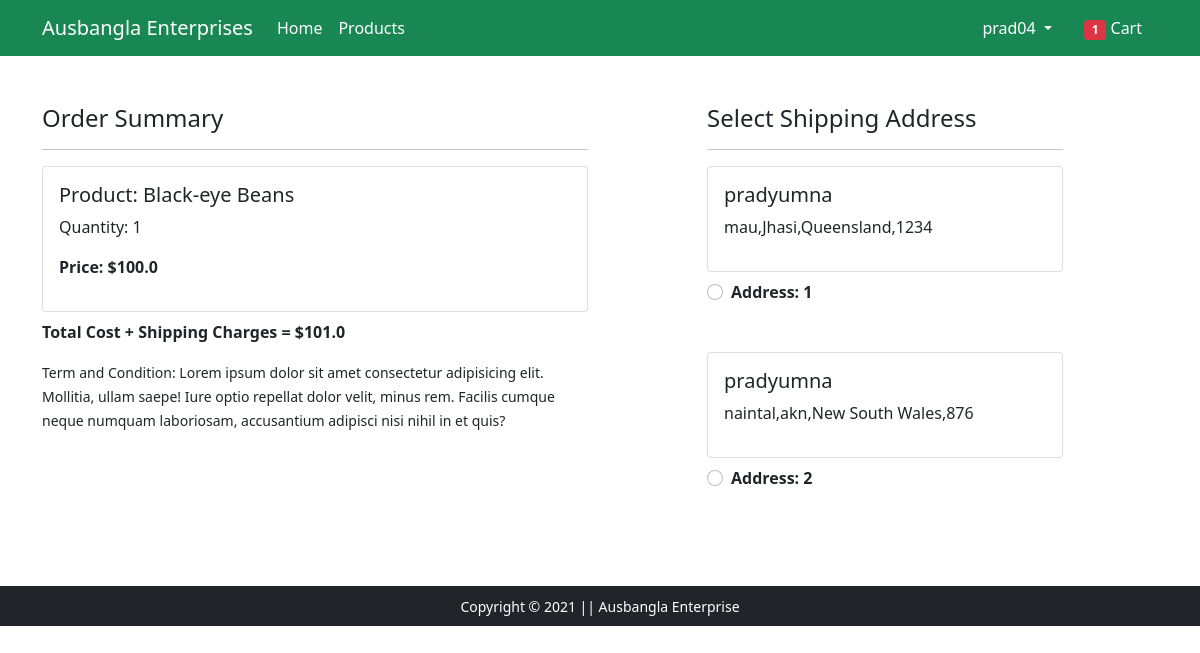
Screenshot of /checkout/ (signed in) with the database file from the repository.
### app/models.py (models this page shows, shortened)
class Cart(models.Model):
    user = models.ForeignKey(User, on_delete=models.CASCADE)
    product = models.ForeignKey(Product, on_delete=models.CASCADE)
    quantity = models.PositiveIntegerField(default=1)
    @property
    def totalcost(self):
        return self.quantity * self.product.discounted_price

class Product(models.Model):
    title = models.CharField(max_length=100)
    selling_price = models.FloatField()
    discounted_price = models.FloatField()
    description = models.TextField()
    brand = models.CharField(max_length=100)
    category = models.CharField(choices=CATEGORY_CHOICES, max_length=3)
    product_image = models.ImageField(upload_to='productimg')
    quantity_pr_price = models.CharField(max_length=30)

class Customer(models.Model):
    user = models.ForeignKey(User, on_delete=models.CASCADE)
    name = models.CharField(max_length=200)
    locality = models.CharField(max_length=200)
    city = models.CharField(max_length=200)
    zipcode = models.IntegerField()
    state = models.CharField(choices=STATE_CHOICES, max_length=50)

### app/views.py (the view)
# urls.py: path('checkout/', views.checkout, name='checkout'),
@login_required
def checkout(request):
    totalitem = 0
    if request.user.is_authenticated:
        totalitem = len(Cart.objects.filter(user=request.user))
    user = request.user
    add = Customer.objects.filter(user=user)
    cart_items = Cart.objects.filter(user=user)
    amount = 0.0
    shipping_amount = 1.0
    total_amount = 0.0
    cart_product = [p for p in Cart.objects.all() if p.user == request.user]
    if cart_product:
        for p in cart_product:
            temp = (p.quantity * p.product.discounted_price)
            amount += temp
        total_amount = amount + shipping_amount
    return render(request, 'app/checkout.html', {'add':add, 'total_amount':total_amount, 'cart_items':cart_items,'totalitem':totalitem})

### app/templates/app/checkout.html (shortened to what this page needs)
{% extends 'app/base.html' %}
{% load static %}
{% block main-content1 %}
<div class="container">
 <div class="row mt-5">
  <div class="col-sm-6">
    <h4>Order Summary</h4>
    <hr>
    {% for ci in cart_items %}
      <div class="card mb-2">
        <div class="card-body">
          <h5>Product: {{ ci.product.title }}</h5>
          <p>Quantity: {{ ci.quantity }}</p>
         <p class="fw-bold">Price: ${{ ci.totalcost }}</p>
        </div>
      </div>
      {% endfor %}
       <p class="fw-bold">Total Cost + Shipping Charges = ${{ total_amount }}</p>
    <small>Term and Condition: Lorem ipsum dolor sit amet consectetur adipisicing elit. Mollitia, ullam saepe! Iure optio repellat dolor velit, minus rem. Facilis cumque neque numquam laboriosam, accusantium adipisci nisi nihil in et quis?</small>
  </div>
  <div class="col-sm-4 offset-sm-1">
    <h4>Select Shipping Address</h4>
    <hr>
    <form action="/paymentdone" id="myform">
    {% for ad in add %}
      <div class="card">
        <div class="card-body">
        <h5>{{ad.name}}</h5>
        <p>{{ad.locality}},{{ad.city}},{{ad.state}},{{ad.zipcode}}</p>
        </div>
      </div>
        <div class="form-check mt-2 mb-5">
          <input class="form-check-input" type="radio" name="custid" id="custadd{{forloop.counter}}" value="{{ad.id}}">
          <label class="form-check-label fw-bold" for="">
            Address: {{forloop.counter}} </label>
        </div>
        {% endfor %}
      </form>
    </div>
  </div>
</div>
{% endblock main-content1 %}

### app/templates/app/base.html (shortened to what this page needs)
<!doctype html>
{% load static %}
<html lang="en">
  <head>
    <link href="https://cdn.jsdelivr.net/npm/bootstrap@5.0.0-beta1/dist/css/bootstrap.min.css" rel="stylesheet">
    <link rel="stylesheet" href="{% static 'app/css/owl.carousel.min.css' %}">
    <link rel="stylesheet" href="{% static 'app/css/all.min.css' %}">
    <link rel="stylesheet" href="{% static 'app/css/style.css' %}">
  </head>
  <body>
    <nav class="navbar navbar-expand-lg navbar-dark bg-success">
     <div class="container">
       <a class="navbar-brand" href="/">Ausbangla Enterprises</a>
       <div class="collapse navbar-collapse" id="navbarSupportedContent">
         <ul class="navbar-nav me-auto mb-2 mb-lg-0">
           <li class="nav-item">
             <a class="nav-link active" aria-current="page" href="/">Home</a>
           </li>
           <li class="nav-item ">
             <a class="nav-link  text-white" href="{% url 'allproducts' %}" id="electronicsDropdown" role="button" aria-expanded="false">
               Products
             </a>
           </li>
         </ul>
         <div>
          <ul class="navbar-nav me-auto mb-2 mb-lg-0">
            {% if request.user.is_authenticated %}
           <li class="nav-item dropdown mx-2">
              <a class="nav-link dropdown-toggle text-white" href="#" id="profileDropdown" role="button" data-bs-toggle="dropdown" aria-expanded="false">
                {{request.user}}
              </a>
            </li>
            <li class="nav-item mx-2">
             <a href="{% url 'showcart' %}" class="nav-link text-white"><span class="badge bg-danger">{{totalitem}}</span> Cart </a>
            </li>
            {% endif %}
          </ul>
         </div>
       </div>
     </div>
    </nav>
     {% block main-content1 %} {% endblock main-content1 %}
    <footer class="container-fluid bg-dark text-center p-2 mt-5">
     <small class="text-white">Copyright &copy; 2021 || Ausbangla Enterprise</small>
    </footer>
  </body>
</html>

### rows the page displays
Cart: product "Black-eye Beans", quantity "1", totalcost "100.0"
Customer: name "pradyumna", locality "mau", city "Jhasi", state "Queensland", zipcode "1234"
Customer: name "pradyumna", locality "naintal", city "akn", state "New South Wales", zipcode "876"

### other values shown
{{ request.user }} "prad04"
{{ totalitem }} "1"
{{ total_amount }} "101.0"
